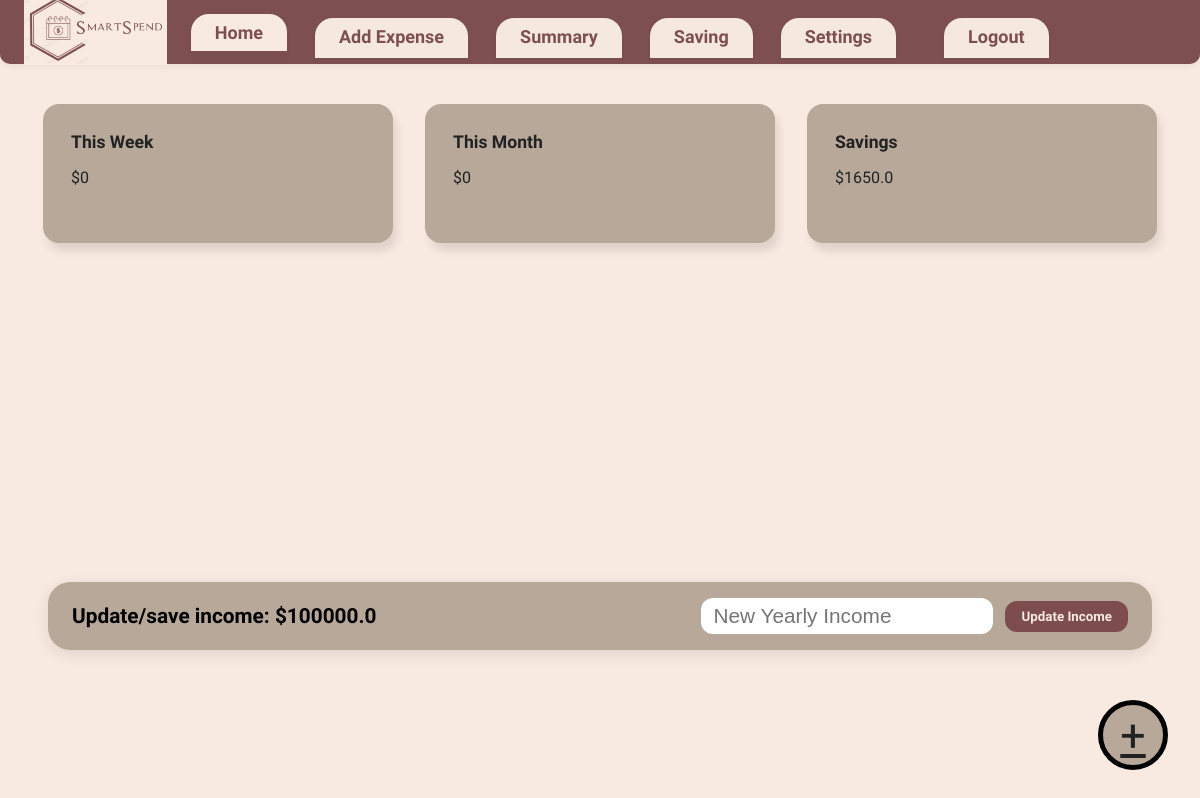
Page /home on the earlier database version.
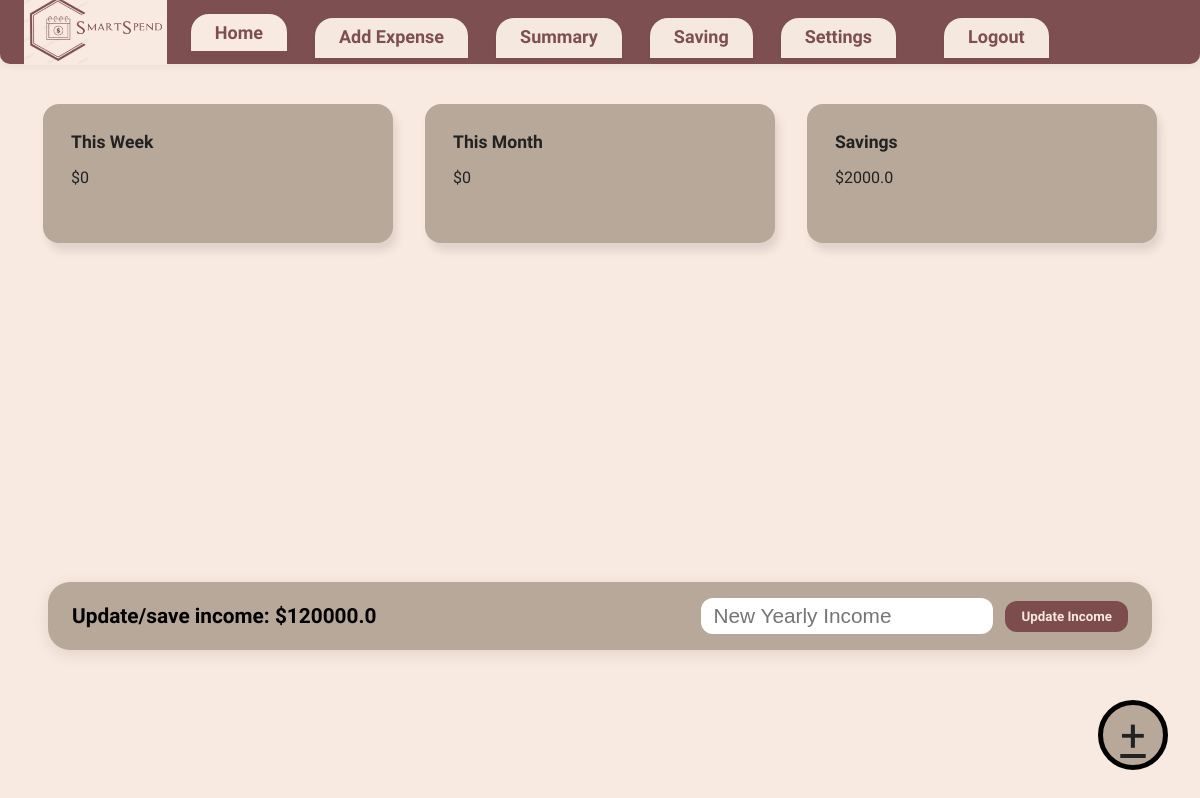
Same page on the later database version.
### tables this page shows
CREATE TABLE Income (
                        id INTEGER PRIMARY KEY AUTOINCREMENT,
                        yearly REAL,
                        monthly REAL,
                        weekly REAL
                    );

### app.py (the view)
@app.route('/home')
def home():
    conn = sqlite3.connect(DB_NAME)
    c = conn.cursor()
    c.execute('SELECT yearly FROM Income ORDER BY id DESC LIMIT 1')
    result = c.fetchone()
    yearly = result[0] if result else None
    monthly = round(yearly / 12, 2) if yearly else None
    weekly = round(yearly / 52, 2) if yearly else None
    c.execute('SELECT SUM(amount) FROM Expenses WHERE date >= date("now", "-7 day") AND category != "saving"')
    total_week = c.fetchone()[0] or 0
    c.execute('SELECT SUM(amount) FROM Expenses WHERE strftime("%Y-%m", date) = strftime("%Y-%m", "now") AND category != "saving"')
    total_month = c.fetchone()[0] or 0
    c.execute('SELECT SUM(amount) FROM Expenses WHERE category = "saving"')
    total_saved = c.fetchone()[0] or 0
    conn.close()
    return render_template('home.html', yearly=yearly, monthly=monthly, weekly=weekly,
                           total_week=total_week, total_month=total_month, total_saved=total_saved)

### templates/home.html (shortened to what this page needs)
<!DOCTYPE html>
<html lang="en">
<head>
  <link rel="stylesheet" href="{{ url_for('static', filename='home.css') }}">
</head>
<body>
    <header class="navbar">
        <img src="{{ url_for('static', filename='logo.png') }}" alt="SmartSpend Logo" class="nav-logo">
    <nav>
        <a href="/home" class="active">Home</a>
        <a href="/add" >Add Expense</a>
        <a href="/summary">Summary</a>
        <a href="/saving">Saving</a>
        <a href="/settings">Settings</a>
        <a href="/logout" style="float: right; margin-left: 20px;">Logout</a>
    </nav>
    </header>
  <main>
    <div class="dashboard">
      <section class="card">
        <h2>This Week</h2>
        <p>${{ total_week }}</p>
      </section>
      <section class="card">
        <h2>This Month</h2>
        <p>${{ total_month }}</p>
      </section>
      <section class="card">
        <h2>Savings</h2>
        <p>${{ total_saved }}</p>
      </section>
    </div>
    {% if yearly %}
    <section class="update-bar income-summary">
      <div>
        Update/save income: ${{ yearly }}
      </div>
      <form action="/update-income" method="POST" style="display: flex; gap: 12px; align-items: center;">
        <input type="number" name="income" placeholder="New Yearly Income" required style="font-size: 1em; padding: 6px 12px; border-radius: 12px; border: none;">
        <button type="submit" style="font-family: 'Baloo Bhai', cursive; font-weight: 700; background: #7d4c4c; color: #f5e9df; border: none; border-radius: 12px; padding: 8px 16px; cursor: pointer;">Update Income</button>
      </form>
    </section>
    {% endif %}
    <a href="/add" class="floating-btn">+</a>
  </main>
</body>
</html>

### static/home.css (style rules this page uses)
body, html { margin: 0; padding: 0; height: 100%; font-family: 'Work Sans', sans-serif; background-color: #F9EAE1; }
.navbar { background-color: #7D4F50; display: flex; align-items: center; justify-content: flex-start; padding: 0; height: 60px; border-bottom: 4px solid #7D4F50; border-radius: 0 0 10px 10px; box-shadow: 0 2px 8px rgba(0,0,0,0.06); }
.nav-logo { height: 70px; margin-left: 24px; margin-right: 24px; }
.navbar nav { display: flex; gap: 18px; }
.navbar nav a { color: #7D4F50; text-decoration: none; font-size: 18px; font-family: 'Baloo Bhai', cursive; font-weight: 700; background: #f5e9df; border-radius: 18px 18px 0 0; padding: 8px 24px; margin-right: 10px; box-shadow: 0 2px 4px rgba(0,0,0,0.04); border: none; transition: background 0.2s; position: relative; top: 8px; }
.navbar nav a.active, .navbar nav a:focus { background: #F9EAE1; color: #7D4F50; border-bottom: 3px solid #7D4F50; top: 4px; }
.dashboard { display: flex; gap: 32px; margin-bottom: 40px; margin-top: 40px; justify-content: center; padding-left: 40px; padding-right: 40px; max-width: 1200px; margin-left: auto; margin-right: auto; }
.dashboard .card { background-color: #b7a89a; border-radius: 16px; box-shadow: 4px 8px 8px rgba(0,0,0,0.10); padding: 28px 28px 40px 28px; width: 100%; min-width: 260px; max-width: 350px; box-sizing: border-box; color: #222; font-family: 'Work Sans', sans-serif; position: relative; }
.card h2 { margin: 0 0 12px 0; font-size: 1.1em; font-family: 'Baloo Bhai', cursive; font-weight: 700; color: #222; }
.update-bar { position: fixed; left: 48px; right: 48px; bottom: 150px; background: #b7a89a; border-radius: 22px; padding: 16px 24px; font-size: 1.3em; font-family: 'Baloo Bhai', cursive; font-weight: 700; color: #000000; display: flex; align-items: center; justify-content: space-between; box-shadow: 0 4px 16px rgba(0,0,0,0.10); z-index: 100; max-width: 1100px; margin-left: auto; margin-right: auto; }
.floating-btn { position: fixed; bottom: 30px; right: 32px; width: 60px; height: 60px; background: #b7a89a; color: #222; border-radius: 50%; border: 5px solid #000000; font-size: 2.8em; display: flex; align-items: center; justify-content: center; cursor: pointer; z-index: 200; }

Differences in the rows shown:
changed Income: yearly "100000.0" → "120000.0"
Other differences:
{{ total_saved }}: "1650.0" → "2000.0"
